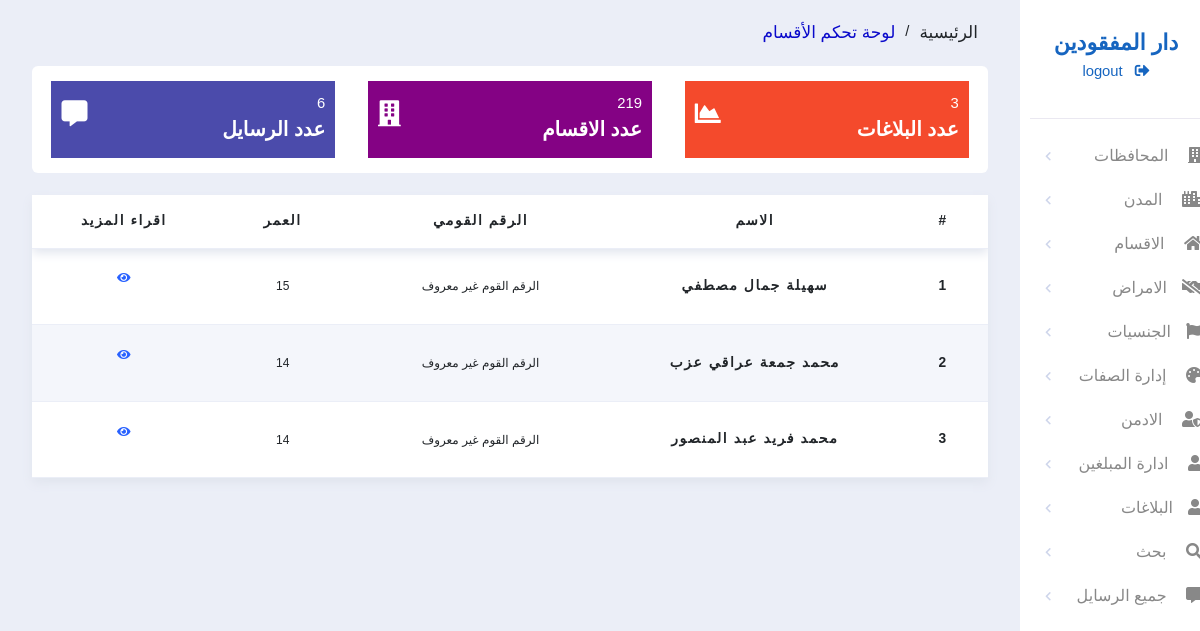
/admin/policeDashboard.php (signed in), run on the app's committed database.
### tables this page shows
CREATE TABLE `missing` (
  `id` int(225) NOT NULL,
  `SSN` int(225) DEFAULT NULL,
  `age` int(11) DEFAULT NULL,
  `phone` int(50) NOT NULL,
  `First_Name` varchar(255) NOT NULL,
  `Mid_Name` varchar(255) NOT NULL,
  `Last_Name` varchar(255) NOT NULL,
  `relationWithMisssing` int(255) NOT NULL,
  `gender` int(50) NOT NULL,
  `nationality_code` int(11) NOT NULL,
  `missing_date` date NOT NULL,
  `governorate_code` int(50) NOT NULL,
  `city_code` int(50) NOT NULL,
  `department_code` int(50) NOT NULL,
  `notes` text NOT NULL,
  `hair_color` int(11) NOT NULL,
  `skin_color` int(50) NOT NULL,
  `eye_color` int(50) NOT NULL,
  `disease_code` int(50) NOT NULL,
  `height` int(255) NOT NULL,
  `weight` int(255) NOT NULL,
  `created_at` timestamp NOT NULL DEFAULT current_timestamp() ON UPDATE current_timestamp(),
  `image` varchar(225) NOT NULL,
  `added_by_admin` int(50) DEFAULT NULL,
  `missingType` int(4) NOT NULL,
  `added_by_citizines` int(225) DEFAULT NULL
);

### admin/template/body_police.php (the view)
<?php
include('connection.php');
$select = $con->prepare("SELECT * FROM missing WHERE department_code=:department_code");
$select->bindParam('department_code', $_SESSION['department_code']);
$select->execute();
$countMissing = $select->rowcount();
$department = $con->prepare('SELECT * FROM departments WHERE status=1');
$department->execute();
$contact = $con->prepare('SELECT * FROM contact');
$contact->execute();
?>
<div class="side-right">
    <div class="upper-template">
        <div class="template-title">
            <div class="banner">
                <ul class="list-unstyled">
                    <li class="list1"> الرئيسية </li> <span class="one"> / </span>
                    <li class="list2"> <span class="two"> لوحة تحكم الأقسام </span> </li>
                </ul>
            </div>
        </div>
        <div class="content-template">
            <div class="conteiner">
                <div class="row">
                    <div class="col-lg-4">
                        <div class="box-content" style="background-color: #f44a2c;">
                            <div class="box-content-parag">
                                <span> <?php echo $countMissing ?> </span>
                                <p> عدد البلاغات </p>
                            </div>
                            <div class="box-content-icon">
                                <i class="fas fa-chart-area"></i>
                            </div>
                        </div>
                    </div>
                    <div class="col-lg-4">
                        <a href="manage_police.php">
                            <div class="box-content" style="background-color: #840284;">
                                <div class="box-content-parag">
                                    <span> <?php echo $department->rowcount(); ?> </span>
                                    <p> عدد الاقسام </p>
                                </div>
                                <div class="box-content-icon">
                                    <i class="fas fa-building"></i>
                                </div>
                            </div>
                        </a>
                    </div>
                    <div class="col-lg-4">
                        <a href="contact.php">
                                <div class="box-content" style="background-color: #4b4bab;">
                                    <div class="box-content-parag">
                                        <span> <?php echo $contact->rowcount(); ?> </span>
                                        <p> عدد الرسايل </p>
                                    </div>
                                    <div class="box-content-icon">
                                        <i class="fas fa-comment-alt"></i>
                                    </div>
                                </div>
                        </a>
                    </div>
                </div>
            </div>
        </div>
        <br>
        <div class="table-template">
            <table>
                <thead>
                    <tr>
                        <th>#</th>
                        <th>الاسم</th>
                        <th>الرقم القومي</th>
                        <th>العمر</th>
                        <th>اقراء المزيد</th>
                    </tr>
                </thead>
                <tbody>
                    <?php
                    $fets = $select->fetchAll();
                    $i = 0;
                    foreach ($fets as $fet) {
                        $i++;
                    ?>
                        <tr>
                            <th scope="row"> <?php echo $i ?> </th>
                            <th> <?php
                                    if (empty($fet["First_Name"] && $fet["Mid_Name"] && $fet["Last_Name"])) {
                                        echo 'اسم المفقود غير معروق';
                                    } else {
                                        echo $fet["First_Name"] . ' ' . $fet["Mid_Name"] . ' ' . $fet["Last_Name"];
                                    }
                                    ?> </th>
                            <td> <?php
                                    if ($fet["SSN"]  == 0) {
                                        echo 'الرقم القوم  غير معروف';
                                    } else {
                                        echo $fet["SSN"];
                                    }
                                    ?> </td>
                            <td> <?php
                                    if ($fet['age'] == 0) {
                                        echo '   عمر مفقود غير معروف ';
                                    } else {
                                        echo $fet['age'];
                                    }
                                    ?> </td>
                            <td>
                                <p>
                                    <a href="missingdetailes.php?comment_code=<?php echo $fet['id'] ?>"> <i class="fas fa-eye blue"></i> </a>
                                </p>
                            </td>
                        </tr>
                    <?php
                    }
                    ?>
                </tbody>
            </table>
        </div>
    </div>
</div>

### admin/assets/css/dashboard.css (style rules this page uses)
:root { --col-main :#1665C0; --col-main-dark :#43a5f5; --col-black : #222; --col-black-l : #666; --col-border: #E5E5E5; --col-gray-d : #9E9E9E; --col-border-d: #707070; --col-bg : #F7F7FA; --col-body-color:rgb(235, 238, 247); }
* { margin: 0; padding: 0; box-sizing: border-box; }
body { font-family: 'Inter', sans-serif; background-color: var(--col-body-color); font-size: .925rem; direction: rtl; }

### admin/assets/css/main.css (style rules this page uses)
:root { --main-color:#0259e6; --second-color:#4c5258; }
* { box-sizing: border-box; }
body { font-family: 'Lato', sans-serif; font-family: 'Roboto', sans-serif; direction: rtl; }

### admin/assets/css/template.css (style rules this page uses)
body { overflow-x: hidden; direction: rtl; font-family: 'Tajawal', sans-serif }
:root { --col-main :#1665C0; --col-main-dark :#43a5f5; --col-black : #222; --col-black-l : #666; --col-border: #E5E5E5; --col-gray-d : #9E9E9E; --col-border-d: #707070; --col-bg : #F7F7FA; --col-body-color:rgb(235, 238, 247); }
.view .side-right { background-color: var(--col-body-color); padding: 20px; }
.view .content-template { background: white; padding: 15px; border-radius: 6px; margin-top: 20px; }
.view .content-template .box-content { display: flex; flex-direction: row; justify-content: space-between; background: #1fae43; padding: 11px 10px; width: 97%; margin: auto; }
.view .content-template .box-content .box-content-parag p { font-size: 20px; font-weight: 900; color: white; margin-bottom: 3px; }
.view .content-template .box-content .box-content-parag span { color: white; }
.view .content-template .box-content .box-content-icon i { font-size: 26px; margin-top: 8px; color: white; }
a { text-decoration: none; }
tr { border-bottom: 1px solid var(--col-body-color) !important; }
.banner ul { display: flex; flex-direction: row; }
.banner ul li { font-size: 17px; font-family: arial; margin-left: 10px; margin-right: 10px; font-family:Arial, Helvetica, sans-serif !important ; }
.banner ul li span.two { color: #0a09cb; }

### admin/assets/css/table.css (style rules this page uses)
table { border-collapse: collapse; box-shadow: 0 5px 10px #e1e5ee; background-color: white; text-align: center; overflow: hidden; width: 100%; }
table thead { box-shadow: 0 5px 10px #e1e5ee; }
table th { padding: 1rem 2rem; letter-spacing: 0.10rem; font-size: .86rem; font-weight: 900; }
table td { padding: 1.3rem 3rem; border-bottom: 1px dashed rgb(138, 135, 135); font-size: 12px; }
table a { text-decoration: none; color: #2962ff; }
table tr:nth-child(even) { background-color: #f4f6fb; }

### data on the page
missing: First_Name "سهيلة", Mid_Name "جمال", Last_Name "مصطفي", shows "الرقم القوم غير معروف", age "15"
missing: First_Name "محمد", Mid_Name "جمعة", Last_Name "عراقي عزب", shows "الرقم القوم غير معروف", age "14"
missing: First_Name "محمد", Mid_Name "فريد", Last_Name "عبد المنصور", shows "الرقم القوم غير معروف", age "14"

### other printed values
$department->rowcount() "219"
